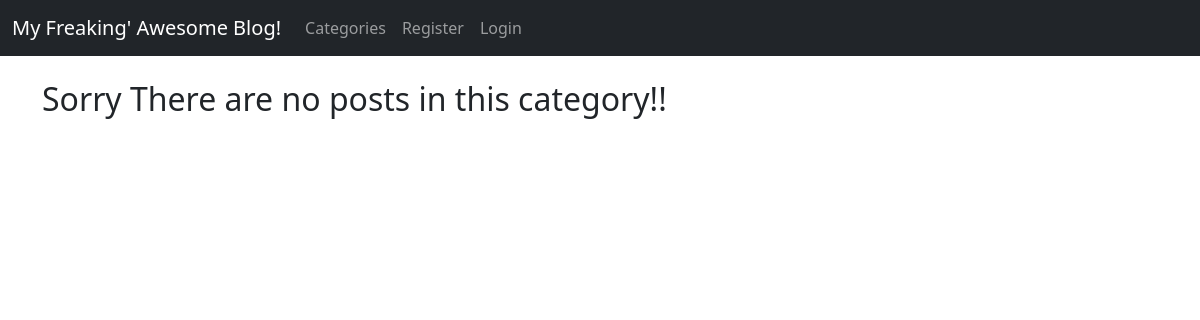
/category/sports/, run on an earlier commit of the app's database.
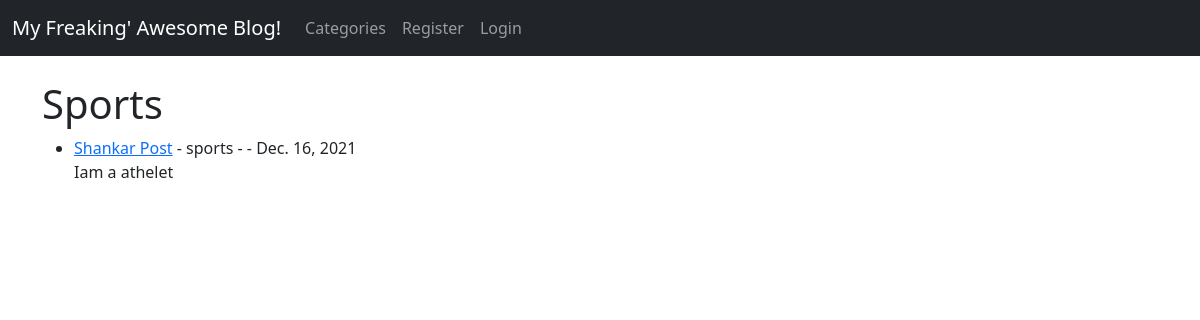
And on a later commit of the database.
### myblog/models.py (models this page shows, shortened)
class Post(models.Model):
    title = models.CharField(max_length=255)
    title_tag = models.CharField(max_length=255)
    author = models.ForeignKey(User,on_delete=models.CASCADE)
    body = RichTextField(blank=True,null=True)
    post_date = models.DateField(auto_now_add = True)
    category = models.CharField(max_length=255,default='coding')
    likes = models.ManyToManyField(User,related_name='blog_posts')

### myblog/views.py (the view)
# urls.py: path('category/<str:cats>/',CategoryView,name='category'),
def CategoryView(request,cats):
    Category_posts = Post.objects.filter(category=cats.replace('-',' '))
    return render(request,'categories.html',{'cats':cats.title().replace('-',' '),'category_posts':Category_posts})

### myblog/templates/categories.html (shortened to what this page needs)
{% extends 'base.html' %}
{% block content %}
{% if category_posts %}
<h1>{{ cats }}</h1>
<ul>
{% for post in category_posts %}
<li><a href="{% url 'article-detail' post.pk %}" >{{post.title}}</a> - {{post.category}} -  - {{post.post_date}} <br/> {{post.body | slice:":200" | safe}} </li>
{% endfor %}
</ul>
{% else %}
  <h2>Sorry There are no posts in this category!!</h2>
{% endif %}
{% endblock %}

What changed in the data, as far as the page shows it:
added Post: category "Sports", title "Shankar Post", category "sports", post_date "Dec. 16, 2021", body "Iam a athelet"
Also different on the page:
text no longer shown: "Sorry There are no posts in this category!!"
